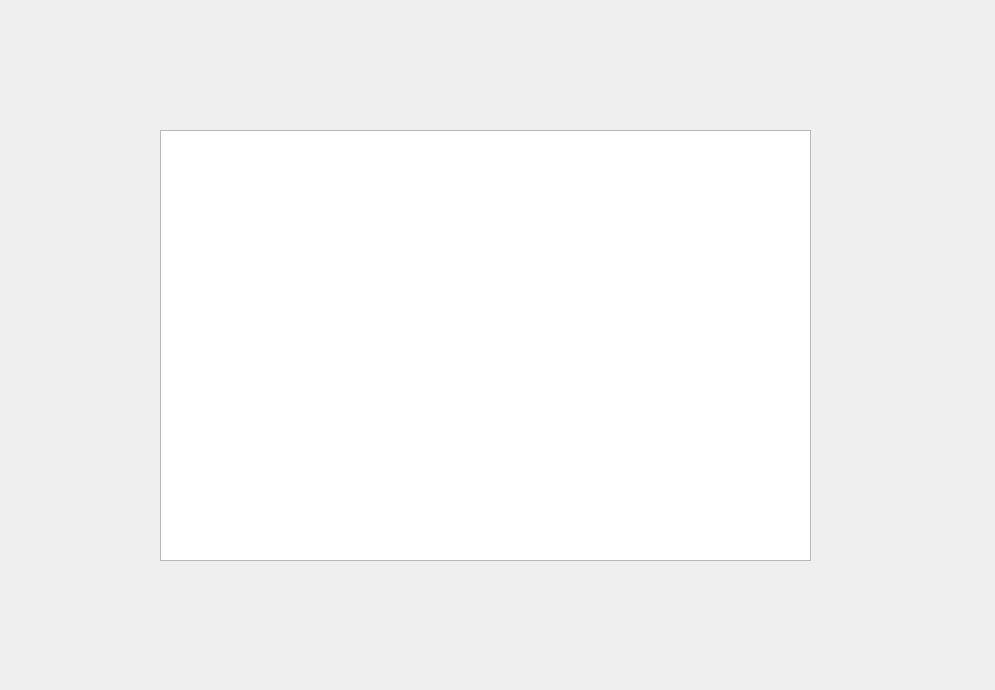
<?xml version="1.0" encoding="UTF-8"?>
<ui version="4.0">
 <class>arduino</class>
 <widget class="QDialog" name="arduino">
  <property name="geometry">
   <rect>
    <x>0</x>
    <y>0</y>
    <width>995</width>
    <height>690</height>
   </rect>
  </property>
  <property name="windowTitle">
   <string>Dialog</string>
  </property>
  <widget class="QListView" name="listView">
   <property name="geometry">
    <rect>
     <x>160</x>
     <y>130</y>
     <width>651</width>
     <height>431</height>
    </rect>
   </property>
  </widget>
 </widget>
 <resources/>
 <connections/>
</ui>
